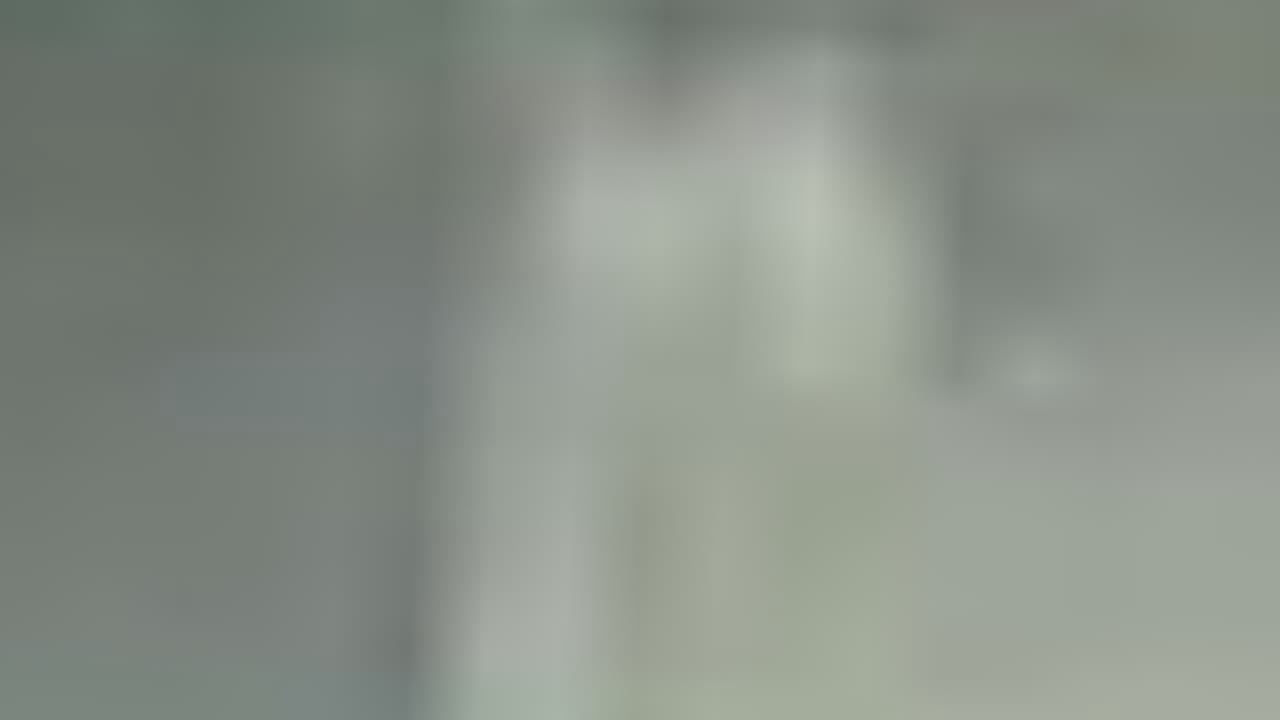
#> input picture frame 30 of training_pipeline/rectified/rect_L.avi, 1280 x 720 px
$ python generate_disparity.py   (older library calls are emulated)
#> lines starting #> are read from the running program, lines starting #| are printed output that depends on the picture; after the words box and inside, x2 and y2 are one past the last pixel; in counts of white or black regions, pixels touching at a corner belong together; pictures that were not available may be replaced by others from this repository, and a replacement may not be noted
#!/usr/bin/env python3
"""
Disparity / depth-style video from rectified stereo pair (AVI/MOV).

Uses StereoSGBM + ximgproc DisparityWLSFilter (requires opencv-contrib), normalizes
to 8-bit grayscale, writes MJPG AVI and shows a live colormap preview.
"""

from __future__ import annotations

import argparse
import logging
import sys
from pathlib import Path

import cv2
import numpy as np

_REPO = Path(__file__).resolve().parents[1]
_DEEP3D = _REPO / "Deep3D"
if str(_REPO) not in sys.path:
    sys.path.insert(0, str(_REPO))
if str(_DEEP3D) not in sys.path:
    sys.path.insert(0, str(_DEEP3D))

from utils import util  # noqa: E402


def _setup_logging(verbose: bool) -> None:
    logging.basicConfig(
        level=logging.DEBUG if verbose else logging.INFO,
        format="%(asctime)s [%(levelname)s] %(message)s",
        datefmt="%H:%M:%S",
    )


def _require_ximgproc() -> None:
    if not hasattr(cv2, "ximgproc"):
        raise RuntimeError(
            "cv2.ximgproc is not available (needed for DisparityWLSFilter). "
            "Install OpenCV with contrib modules, e.g.: pip install opencv-contrib-python"
        )


def create_sgbm_small_baseline() -> cv2.StereoSGBM:
    """
    Default StereoSGBM tuned for a small (~12 mm) baseline: narrow disparity range.
    """
    block_size = 5
    p1 = 8 * 3 * block_size**2
    p2 = 32 * 3 * block_size**2
    mode = getattr(cv2, "STEREO_SGBM_MODE_SGBM_3WAY", cv2.STEREO_SGBM_MODE_SGBM)
    return cv2.StereoSGBM.create(
        minDisparity=0,
        numDisparities=32,
        blockSize=block_size,
        P1=p1,
        P2=p2,
        disp12MaxDiff=1,
        uniquenessRatio=10,
        speckleWindowSize=100,
        speckleRange=32,
        preFilterCap=63,
        mode=mode,
    )


def run_disparity_video(
    left_video: Path,
    right_video: Path,
    out_video: Path,
    *,
    preview: bool,
) -> int:
#> called with preview = True
    _require_ximgproc()

    left_matcher = create_sgbm_small_baseline()
    right_matcher = cv2.ximgproc.createRightMatcher(left_matcher)
    wls = cv2.ximgproc.createDisparityWLSFilter(left_matcher)
    wls.setLambda(8000.0)
    wls.setSigmaColor(1.5)

    cap_l = cv2.VideoCapture(str(left_video))
    cap_r = cv2.VideoCapture(str(right_video))
    if not cap_l.isOpened() or not cap_r.isOpened():
        raise RuntimeError(f"Could not open videos: {left_video} | {right_video}")

    fps = float(cap_l.get(cv2.CAP_PROP_FPS) or 0.0) or float(cap_r.get(cv2.CAP_PROP_FPS) or 0.0)
    if fps < 1e-3:
        fps = 30.0
        logging.warning("FPS not reported; using 30")

    ret_l, f_l = cap_l.read()
#> f_l is the input picture: shape (720, 1280, 3); mean B, G, R 135.4, 143.8, 136.6
    ret_r, f_r = cap_r.read()
    if not ret_l or not ret_r or f_l is None or f_r is None:
        cap_l.release()
        cap_r.release()
        raise RuntimeError("Could not read first frame from one or both videos.")

    h, w = f_l.shape[:2]
    if f_r.shape[:2] != (h, w):
        cap_l.release()
        cap_r.release()
        raise RuntimeError(f"Frame size mismatch: {w}x{h} vs {f_r.shape[1]}x{f_r.shape[0]}")

    # WLS output matches left image size
    out_w, out_h = w, h

    util.makedirs(str(out_video.parent))
#> (this line was passed over: utils is not available in this run)
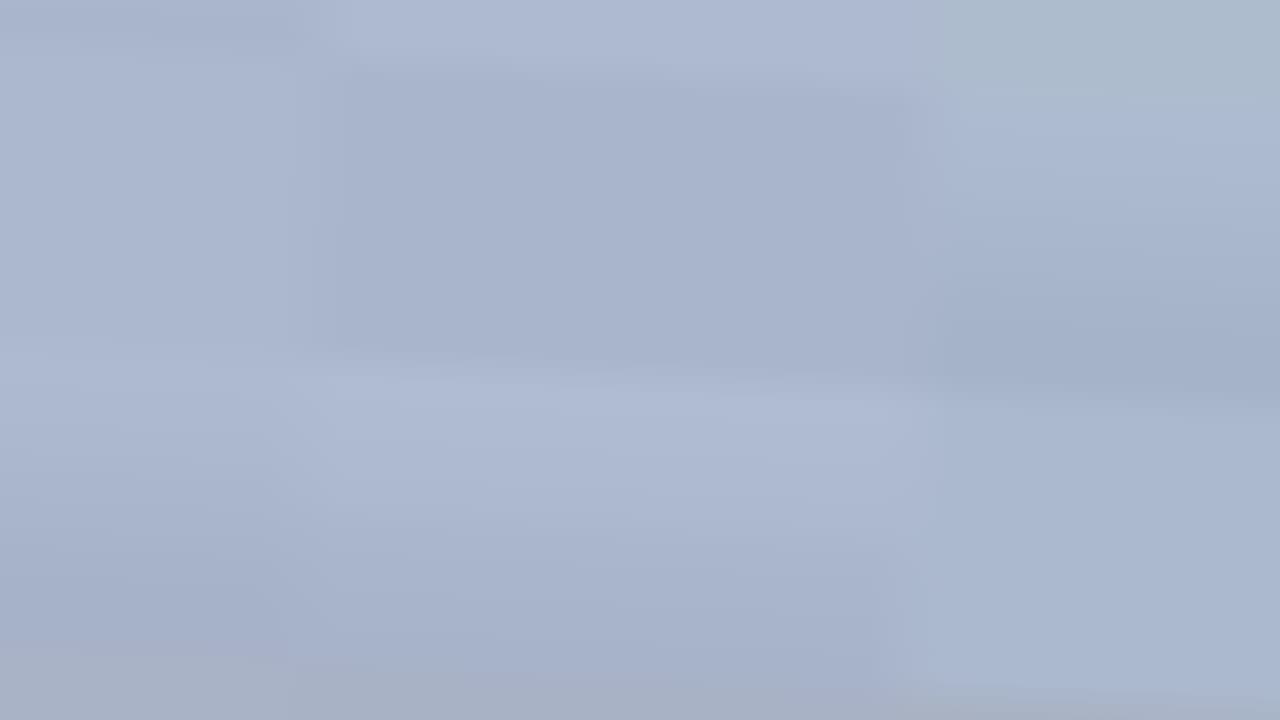
#> input picture frame 0 of training_pipeline/rectified/rect_L.avi, 1280 x 720 px
#> in run_disparity_video, f_l is the input picture: shape (720, 1280, 3); mean B, G, R 205.2, 182.9, 170.5
    fourcc = cv2.VideoWriter_fourcc(*"MJPG")
    writer = cv2.VideoWriter(str(out_video.resolve()), fourcc, fps, (out_w, out_h), True)
    if not writer.isOpened():
        cap_l.release()
        cap_r.release()
        raise RuntimeError(f"Could not open MJPG VideoWriter: {out_video}")

    if preview:
        cv2.namedWindow("Depth Heatmap", cv2.WINDOW_NORMAL)

    def process_frame(f_left: np.ndarray, f_right: np.ndarray) -> np.ndarray:
        g_l = cv2.cvtColor(f_left, cv2.COLOR_BGR2GRAY)
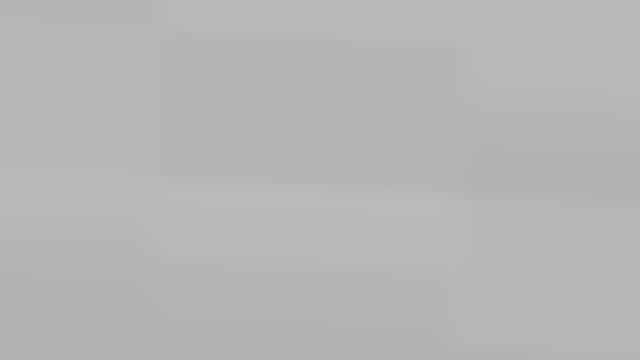
#> g_l: shape (720, 1280) (shown at 1/2 size); min 177, max 187, mean 181.6
        g_r = cv2.cvtColor(f_right, cv2.COLOR_BGR2GRAY)
        dl = left_matcher.compute(g_l, g_r)
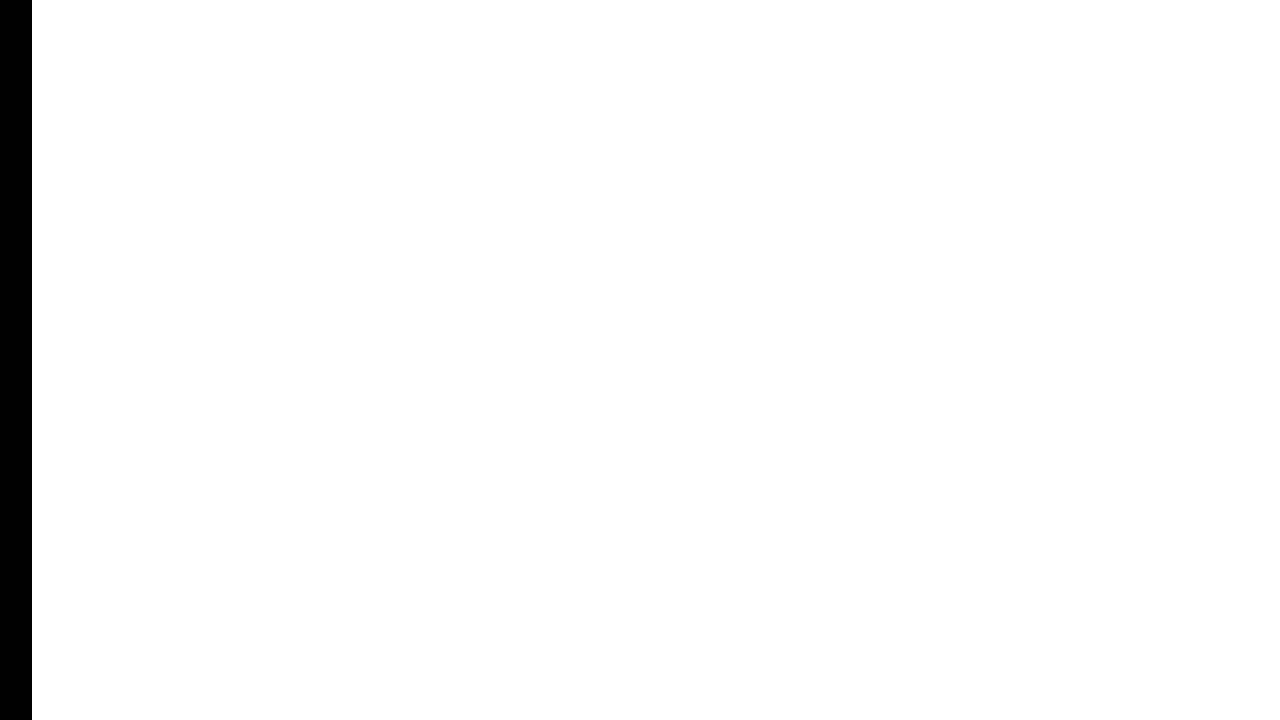
#> dl: shape (720, 1280) int16; values -16 (black) and 0 (white), 97.5% white; 1 black region, box (x1, y1, x2, y2) and area: (0, 0, 32, 720) 23040
        dr = right_matcher.compute(g_r, g_l)
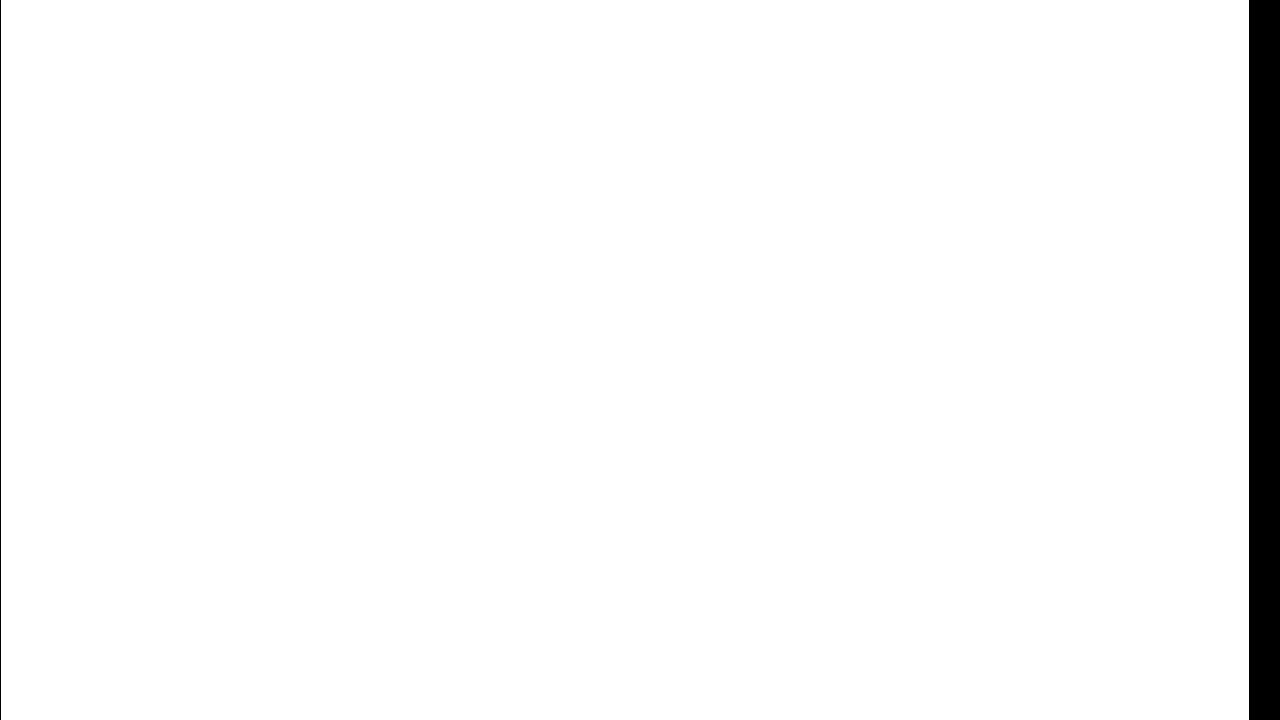
#> dr: shape (720, 1280) int16; values -512 (black) and 0 (white), 97.5% white; 2 black regions, box (x1, y1, x2, y2) and area: (1249, 0, 1280, 720) 22320, (0, 0, 1, 720) 720
        filt = wls.filter(dl, f_left, dr, f_right)
        if filt.dtype != np.float32:
            filt = filt.astype(np.float32)
        # Visible grayscale depth: normalize to 0–255
        return cv2.normalize(filt, None, 0, 255, cv2.NORM_MINMAX, dtype=cv2.CV_8U)

    cap_l.set(cv2.CAP_PROP_POS_FRAMES, 0)
    cap_r.set(cv2.CAP_PROP_POS_FRAMES, 0)

    count = 0
    try:
        while True:
            ret_l, f_l = cap_l.read()
            ret_r, f_r = cap_r.read()
            if not ret_l or not ret_r or f_l is None or f_r is None:
                break
            vis = process_frame(f_l, f_r)
            writer.write(cv2.cvtColor(vis, cv2.COLOR_GRAY2BGR))
            if preview:
                heat = cv2.applyColorMap(vis, cv2.COLORMAP_TURBO)
                cv2.imshow("Depth Heatmap", heat)
                if cv2.waitKey(1) & 0xFF == ord("q"):
                    logging.info("Quit requested (q).")
                    break
            count += 1
            if count % 100 == 0:
                logging.info("Processed %d frames", count)
    finally:
        if preview:
            try:
                cv2.destroyWindow("Depth Heatmap")
            except cv2.error:
                pass
        writer.release()
        cap_l.release()
        cap_r.release()

    logging.info("Wrote %d frames to %s (MJPG)", count, out_video)
    return 0


def parse_args() -> argparse.Namespace:
    root = Path(__file__).resolve().parents[1]
    p = argparse.ArgumentParser(
        description="Rectified stereo → WLS-smoothed disparity video (MJPG AVI)."
    )
    p.add_argument(
        "--left-video",
        type=Path,
        default=root / "training_pipeline" / "rectified" / "rect_L.avi",
        help="Rectified left-eye video (default: training_pipeline/rectified/rect_L.avi).",
    )
    p.add_argument(
        "--right-video",
        type=Path,
        default=root / "training_pipeline" / "rectified" / "rect_R.avi",
        help="Rectified right-eye video (default: training_pipeline/rectified/rect_R.avi).",
    )
    p.add_argument(
        "--out-video",
        type=Path,
        default=root / "training_pipeline" / "disparity" / "depth_map.avi",
        help="Output MJPG depth visualization (default: training_pipeline/disparity/depth_map.avi).",
    )
    p.add_argument(
        "--no-preview",
        action="store_true",
        help="Disable live Depth Heatmap window.",
    )
    p.add_argument("-v", "--verbose", action="store_true")
    return p.parse_args()


def main() -> int:
    args = parse_args()
    _setup_logging(args.verbose)
    try:
        return run_disparity_video(
            args.left_video.resolve(),
            args.right_video.resolve(),
            args.out_video.resolve(),
            preview=not args.no_preview,
        )
    except Exception as exc:  # noqa: BLE001
        logging.error("%s", exc)
        return 1


if __name__ == "__main__":
#> (the run stopped early here; a loop or call above may not have finished)

$ run again, starting later in the video
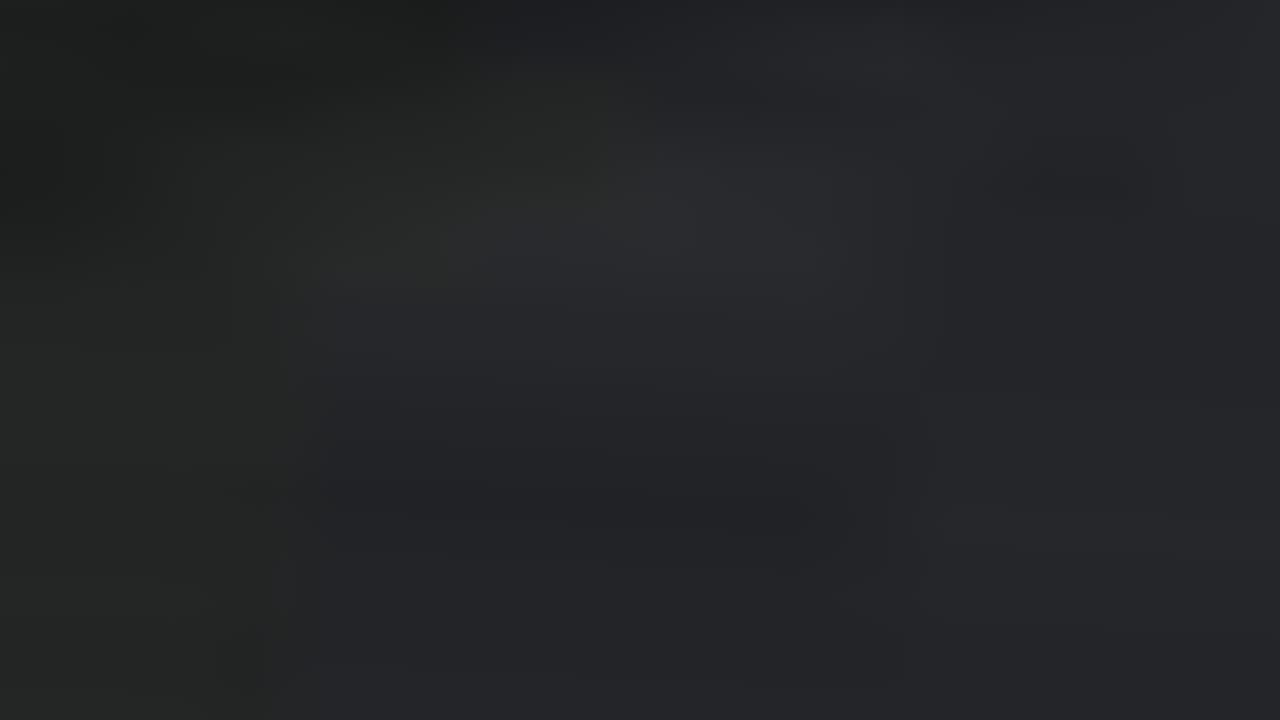
#> input picture frame 135 of training_pipeline/rectified/rect_L.avi, 1280 x 720 px
#> in run_disparity_video, f_l is the input picture: shape (720, 1280, 3); mean B, G, R 39.4, 36.7, 35.4
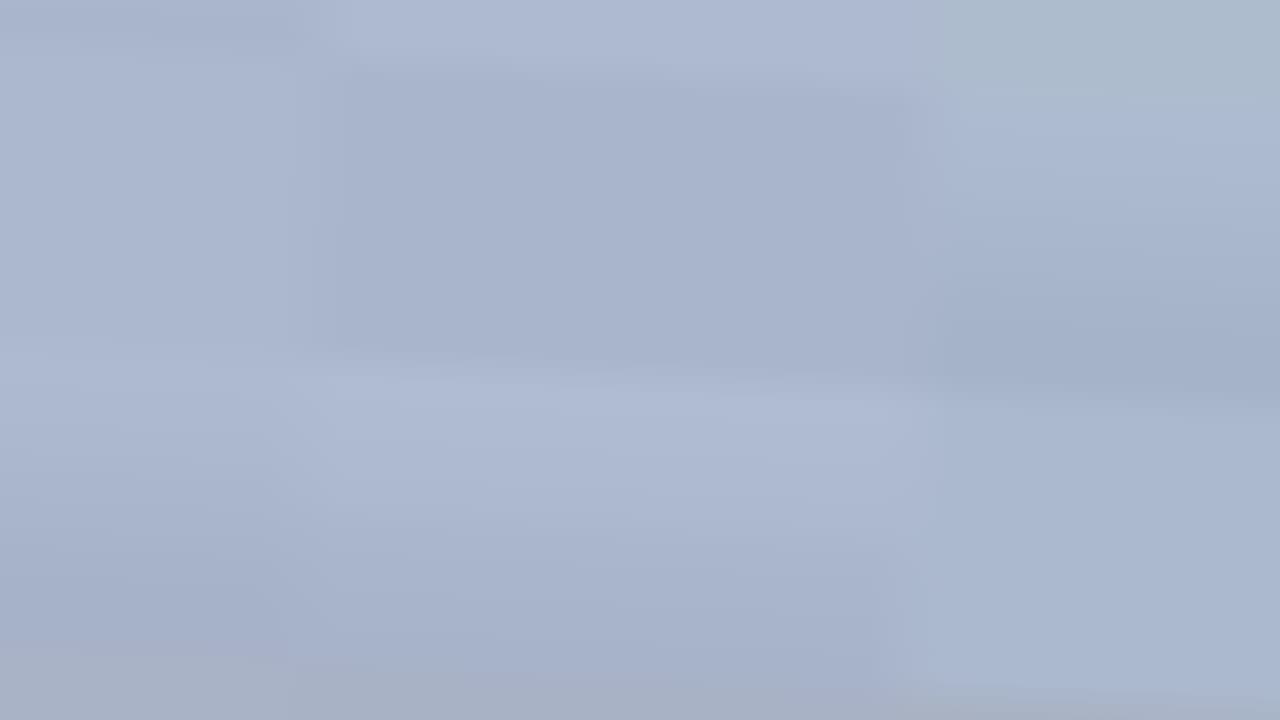
#> input picture frame 0 of training_pipeline/rectified/rect_L.avi, 1280 x 720 px
#> in run_disparity_video, f_l is the input picture: shape (720, 1280, 3); mean B, G, R 205.2, 182.9, 170.5
#> dl: shape (720, 1280) int16; values -16 (black) and 0 (white), 97.5% white; 1 black region, box (x1, y1, x2, y2) and area: (0, 0, 32, 720) 23040
#> dr: shape (720, 1280) int16; values -512 (black) and 0 (white), 97.5% white; 2 black regions, box (x1, y1, x2, y2) and area: (1249, 0, 1280, 720) 22320, (0, 0, 1, 720) 720

$ run again, starting later in the video
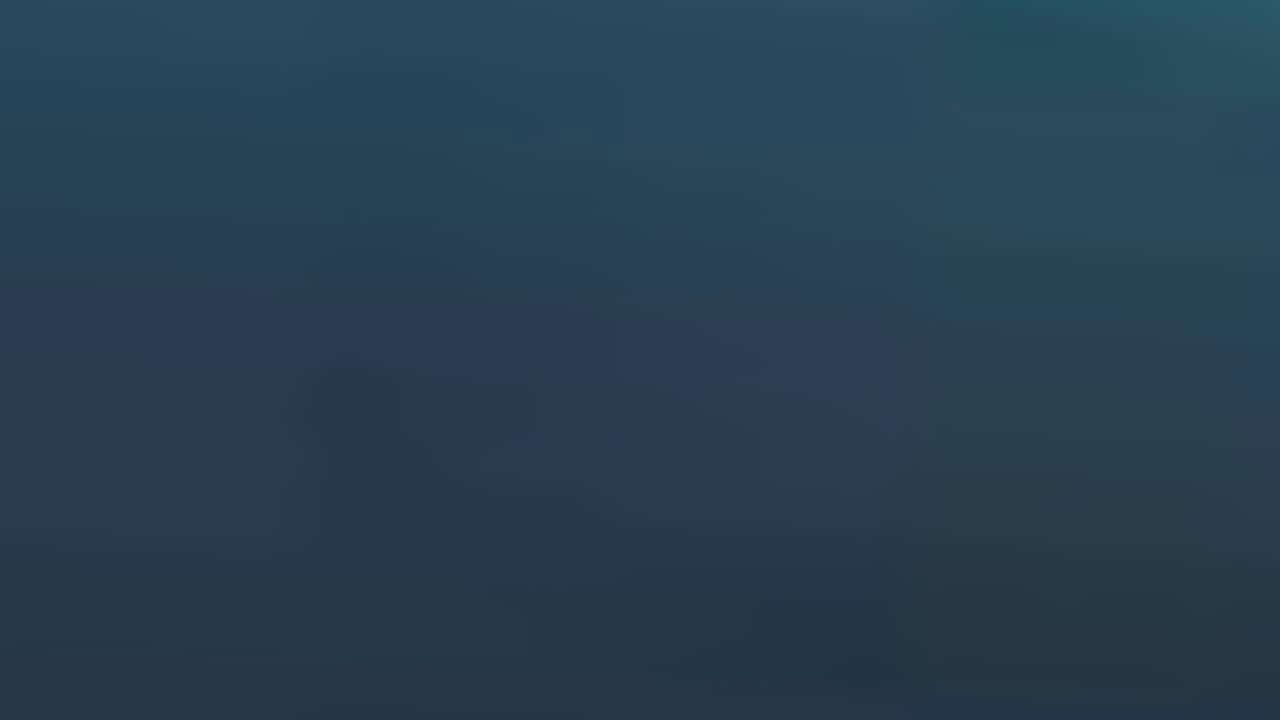
#> input picture frame 240 of training_pipeline/rectified/rect_L.avi, 1280 x 720 px
#> in run_disparity_video, f_l is the input picture: shape (720, 1280, 3); mean B, G, R 81.1, 63.3, 40.5
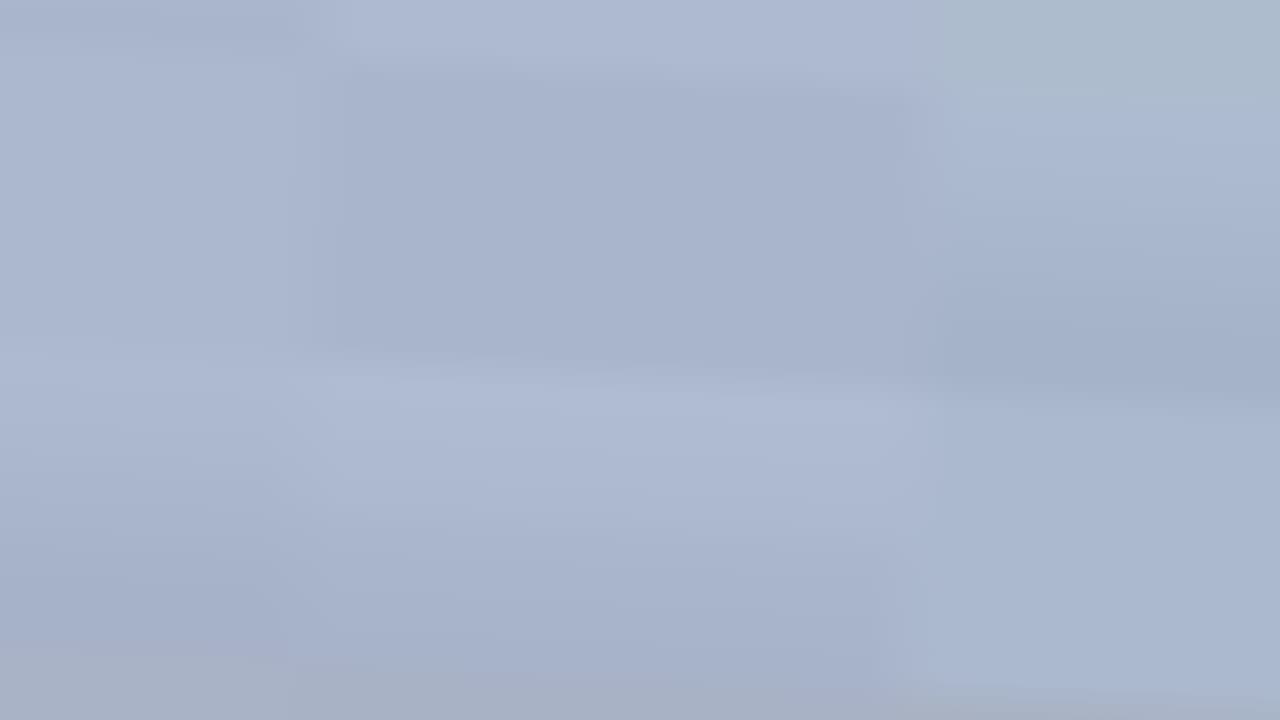
#> input picture frame 0 of training_pipeline/rectified/rect_L.avi, 1280 x 720 px
#> in run_disparity_video, f_l is the input picture: shape (720, 1280, 3); mean B, G, R 205.2, 182.9, 170.5
#> dl: shape (720, 1280) int16; values -16 (black) and 0 (white), 97.5% white; 1 black region, box (x1, y1, x2, y2) and area: (0, 0, 32, 720) 23040
#> dr: shape (720, 1280) int16; values -512 (black) and 0 (white), 97.5% white; 2 black regions, box (x1, y1, x2, y2) and area: (1249, 0, 1280, 720) 22320, (0, 0, 1, 720) 720
